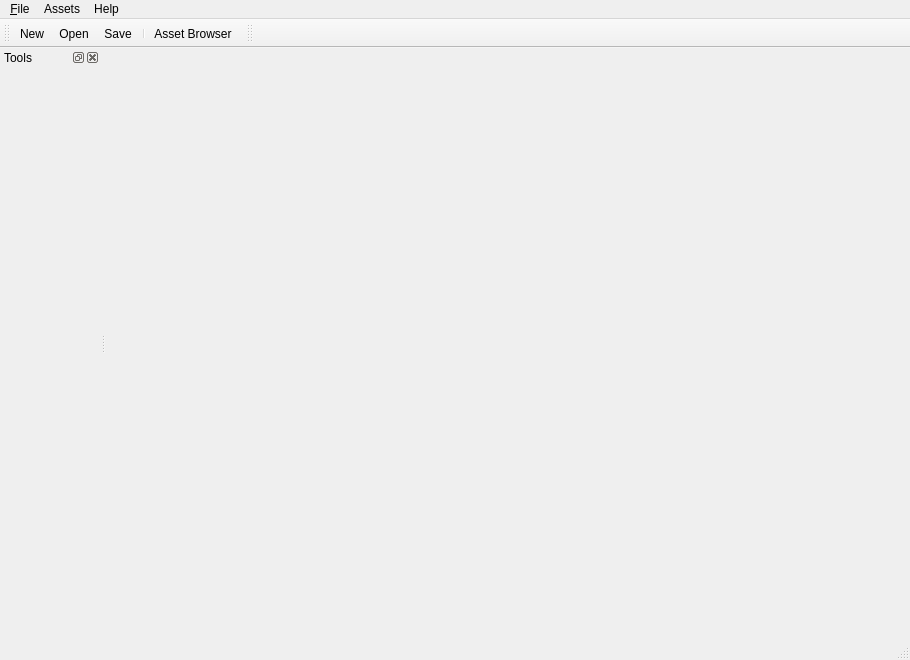
<?xml version="1.0" encoding="UTF-8"?>
<ui version="4.0">
 <class>MainWindow</class>
 <widget class="QMainWindow" name="MainWindow">
  <property name="geometry">
   <rect>
    <x>0</x>
    <y>0</y>
    <width>910</width>
    <height>660</height>
   </rect>
  </property>
  <property name="windowTitle">
   <string>Aeon Engine Editor</string>
  </property>
  <widget class="QWidget" name="centralwidget"/>
  <widget class="QMenuBar" name="menubar">
   <property name="geometry">
    <rect>
     <x>0</x>
     <y>0</y>
     <width>910</width>
     <height>22</height>
    </rect>
   </property>
   <widget class="QMenu" name="menu_File">
    <property name="title">
     <string>&amp;File</string>
    </property>
    <addaction name="action_New"/>
    <addaction name="action_Open"/>
    <addaction name="separator"/>
    <addaction name="actionSave"/>
    <addaction name="actionSave_As"/>
    <addaction name="separator"/>
    <addaction name="action_Quit"/>
   </widget>
   <widget class="QMenu" name="menuAssets">
    <property name="title">
     <string>Assets</string>
    </property>
    <addaction name="actionAsset_Browser"/>
   </widget>
   <widget class="QMenu" name="menuHelp">
    <property name="title">
     <string>Help</string>
    </property>
    <addaction name="actionAbout"/>
   </widget>
   <addaction name="menu_File"/>
   <addaction name="menuAssets"/>
   <addaction name="menuHelp"/>
  </widget>
  <widget class="QStatusBar" name="statusbar">
   <property name="statusTip">
    <string/>
   </property>
  </widget>
  <widget class="QToolBar" name="toolBar">
   <property name="windowTitle">
    <string>toolBar</string>
   </property>
   <attribute name="toolBarArea">
    <enum>TopToolBarArea</enum>
   </attribute>
   <attribute name="toolBarBreak">
    <bool>false</bool>
   </attribute>
   <addaction name="action_New"/>
   <addaction name="action_Open"/>
   <addaction name="actionSave"/>
   <addaction name="separator"/>
   <addaction name="actionAsset_Browser"/>
  </widget>
  <widget class="QDockWidget" name="toolsDock">
   <property name="minimumSize">
    <size>
     <width>100</width>
     <height>200</height>
    </size>
   </property>
   <property name="windowTitle">
    <string>Tools</string>
   </property>
   <attribute name="dockWidgetArea">
    <number>1</number>
   </attribute>
   <widget class="QWidget" name="dockWidgetContents"/>
  </widget>
  <widget class="QToolBar" name="toolBar_2">
   <property name="windowTitle">
    <string>toolBar_2</string>
   </property>
   <attribute name="toolBarArea">
    <enum>TopToolBarArea</enum>
   </attribute>
   <attribute name="toolBarBreak">
    <bool>false</bool>
   </attribute>
  </widget>
  <action name="action_New">
   <property name="text">
    <string>&amp;New</string>
   </property>
  </action>
  <action name="action_Open">
   <property name="text">
    <string>&amp;Open</string>
   </property>
  </action>
  <action name="actionSave">
   <property name="text">
    <string>Save</string>
   </property>
  </action>
  <action name="actionSave_As">
   <property name="text">
    <string>Save As...</string>
   </property>
  </action>
  <action name="action_Quit">
   <property name="text">
    <string>&amp;Quit</string>
   </property>
  </action>
  <action name="actionAsset_Browser">
   <property name="text">
    <string>Asset Browser</string>
   </property>
  </action>
  <action name="actionAbout">
   <property name="text">
    <string>About</string>
   </property>
  </action>
 </widget>
 <resources/>
 <connections/>
</ui>
